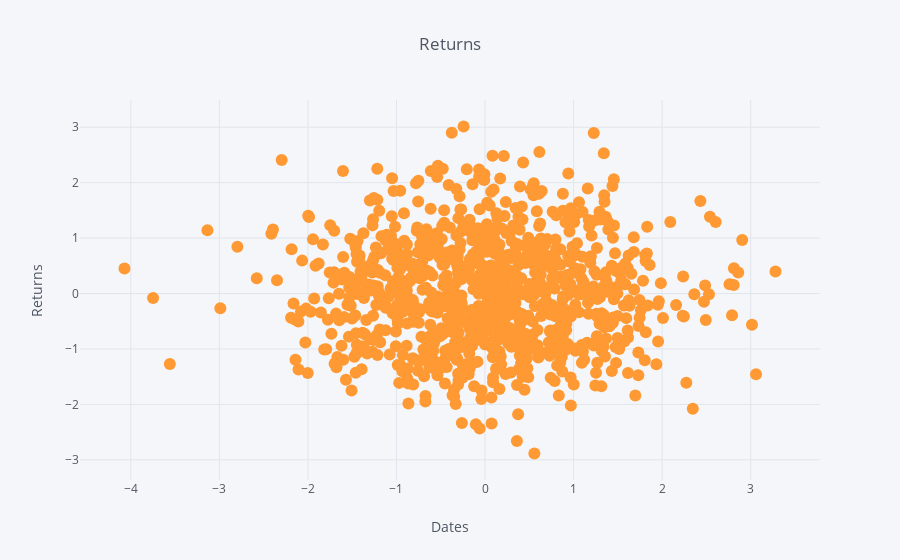

The cell this chart's notebook holds for it:
### Markdown cell above
## Scatter - Random data

### Code cell
# Putting mode='markers' remove lines from the plot
iplot(random.iplot(x='a', y='b', asFigure=True, kind='scatter', xTitle='Dates', yTitle='Returns', mode='markers',
                   title='Returns', filename='cufflinks/x-vs-y-line-example'))

### Figure 1 — Plotly figure (JSON) as saved in the notebook; plotly's stock layout.template omitted (floating-point values rounded to 4 significant figures; data arrays with more than 128 entries replaced by an {"elided": "..."} marker saying what was removed)
{"data": [{"line": {"color": "rgba(255, 153, 51, 1.0)", "dash": "solid", "shape": "linear", "width": 1.3}, "marker": {"size": 12, "symbol": "circle"}, "mode": "markers", "name": "b", "text": "", "type": "scatter", "uid": "8613089b-bbd8-460e-8299-95b4eb9f1821", "x": {"elided": "1000 float values"}, "y": {"elided": "1000 float values"}}], "layout": {"legend": {"bgcolor": "#F5F6F9", "font": {"color": "#4D5663"}}, "paper_bgcolor": "#F5F6F9", "plot_bgcolor": "#F5F6F9", "title": {"font": {"color": "#4D5663"}, "text": "Returns"}, "xaxis": {"gridcolor": "#E1E5ED", "showgrid": true, "tickfont": {"color": "#4D5663"}, "title": {"font": {"color": "#4D5663"}, "text": "Dates"}, "zerolinecolor": "#E1E5ED"}, "yaxis": {"gridcolor": "#E1E5ED", "showgrid": true, "tickfont": {"color": "#4D5663"}, "title": {"font": {"color": "#4D5663"}, "text": "Returns"}, "zerolinecolor": "#E1E5ED"}}}
